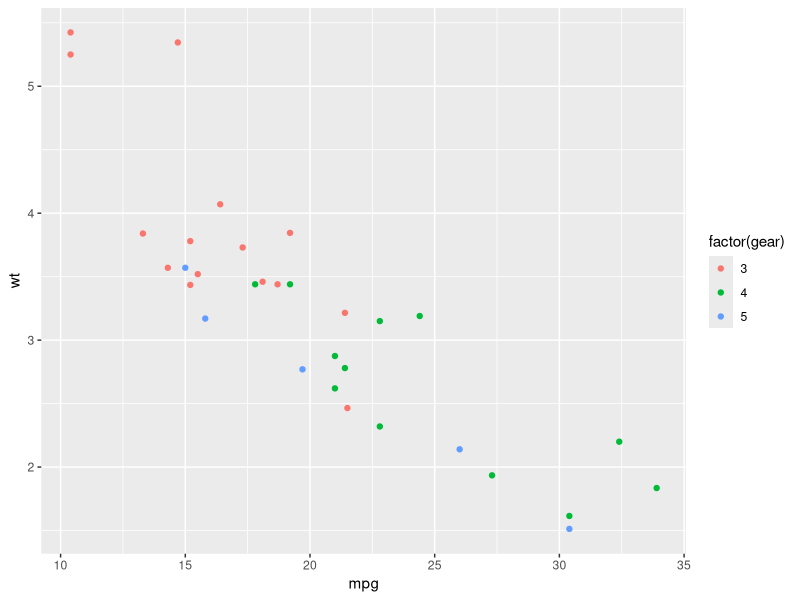

This figure's R source:
## ---- chunk 1
knitr::opts_chunk$set(echo = FALSE)
## ---- chunk 2
 library(ggplot2)
 library(dplyr)
 mtcars %>% group_by(gear) %>% summarize(N=n(), r = cor(mpg,wt))
 ggplot(mtcars,aes(mpg,wt,color = factor(gear))) + geom_point()

